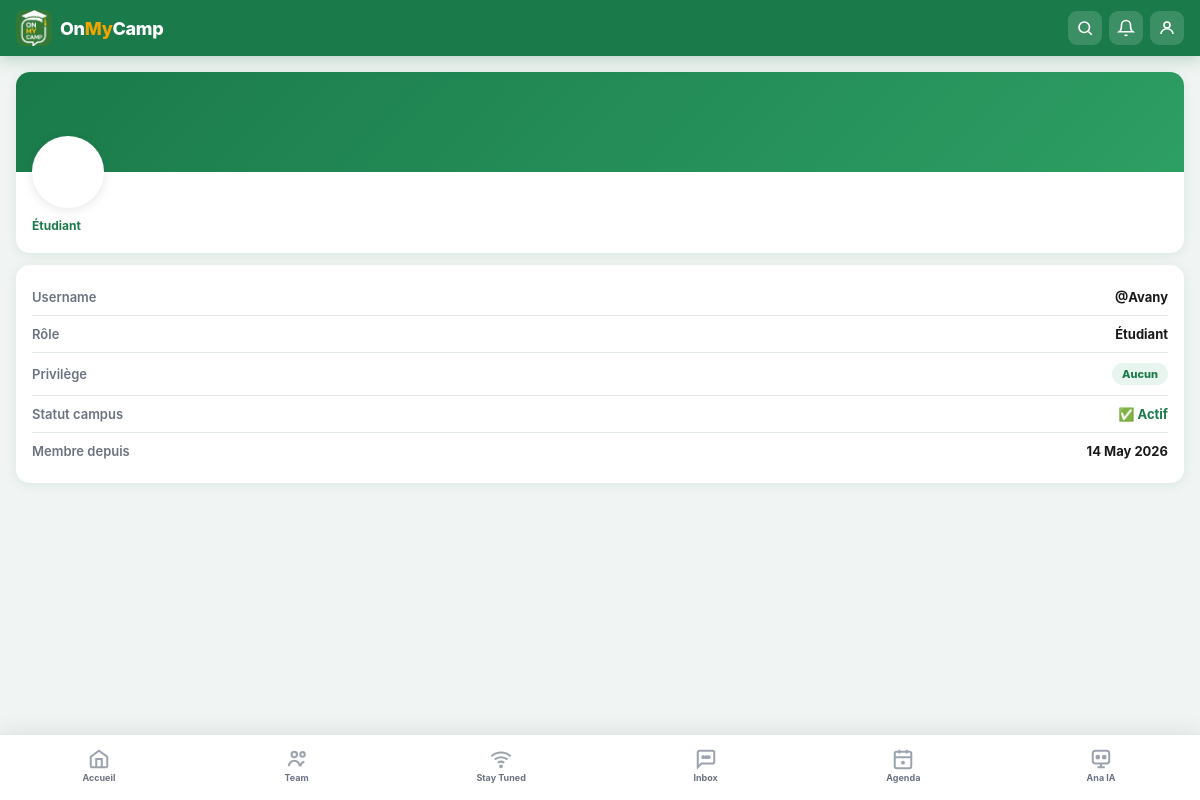
/profil/1/ (signed in), run on the app's committed database.
### core/models.py (models this page shows, shortened)
class User(AbstractUser):
    ROLE_CHOICES = [
        ('etudiant', 'Étudiant'),
        ('enseignant', 'Enseignant'),
        ('rr', 'Représentant Résident'),
        ('daac', 'DAAC'),
        ('tuteur', 'Tuteur'),
    ]
    PRIVILEGE_CHOICES = [
        ('aucun', 'Aucun'),
        ('delegue', 'Délégué'),
        ('chef_classe', 'Chef de classe'),
        ('extended', 'Extended'),
        ('exclusif', 'Exclusif'),
        ('admin', 'Admin'),
        ('superadmin', 'Super Admin'),
    ]
    matricule   = models.CharField(max_length=20, unique=True, blank=True, null=True)
    role        = models.CharField(max_length=20, choices=ROLE_CHOICES, default='etudiant')
    privilege   = models.CharField(max_length=20, choices=PRIVILEGE_CHOICES, default='aucun')
    bio         = models.TextField(blank=True)
    avatar      = models.ImageField(upload_to='avatars/', blank=True, null=True)
    is_active_campus = models.BooleanField(default=True)

### core/views.py (the view)
# urls.py: path('profil/<int:pk>/',          views.profil,              name='profil'),
@login_required
def profil(request, pk):
    user_profil = get_object_or_404(User, pk=pk)
    ctx = global_context(request)
    ctx['user_profil'] = user_profil
    return render(request, 'core/profil.html', ctx)

### core/views.py (called while the page is built)
def global_context(request, active_tab=''):
    return {
        'active': active_tab,
        'notif_count': 0,
        'now': timezone.now(),
    }

### templates/core/profil.html (shortened to what this page needs)
{% extends "base.html" %}
{% block content %}
<div class="profil-wrap">
  <div class="profil-card">
    <div class="profil-banner"></div>
    <div class="profil-body">
      <div class="profil-avatar">
      </div>
      <div class="profil-role">{{ user_profil.get_role_display }}</div>
    </div>
  </div>
  <div class="profil-card">
    <div style="padding:14px 16px;">
      <div class="info-row">
        <span class="info-label">Username</span>
        <span class="info-val">@{{ user_profil.username }}</span>
      </div>
      <div class="info-row">
        <span class="info-label">Rôle</span>
        <span class="info-val">{{ user_profil.get_role_display }}</span>
      </div>
      <div class="info-row">
        <span class="info-label">Privilège</span>
        <span class="badge-priv">{{ user_profil.get_privilege_display }}</span>
      </div>
      <div class="info-row">
        <span class="info-label">Statut campus</span>
        <span class="info-val" style="color:{% if user_profil.is_active_campus %}var(--green){% else %}#cc3333{% endif %}">
          {% if user_profil.is_active_campus %}✅ Actif{% else %}❌ Inactif{% endif %}
        </span>
      </div>
      <div class="info-row">
        <span class="info-label">Membre depuis</span>
        <span class="info-val">{{ user_profil.date_joined|date:"d M Y" }}</span>
      </div>
    </div>
  </div>
</div>
{% endblock %}

### data on the page
User: role "Étudiant", username "Avany", privilege "Aucun", date_joined "14 May 2026"
